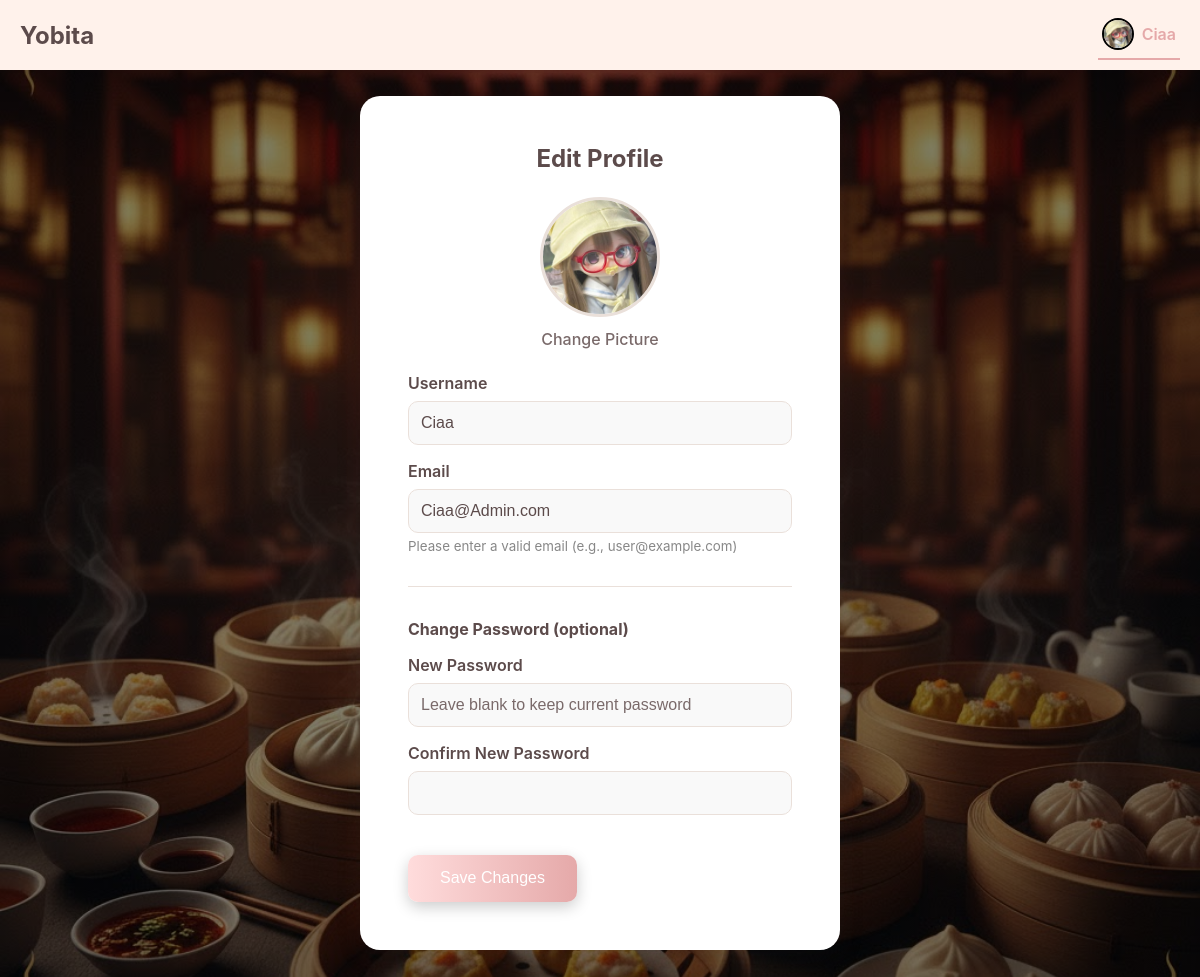
/app/profile.php (signed in), run on the app's committed database.
### tables this page shows
CREATE TABLE `staffs` (
  `id` int(10) UNSIGNED NOT NULL,
  `username` varchar(50) NOT NULL,
  `email` varchar(255) NOT NULL,
  `password` varchar(255) NOT NULL,
  `role` enum('waiter','admin','chef') NOT NULL DEFAULT 'waiter',
  `profile_picture` varchar(255) DEFAULT NULL,
  `created_at` timestamp NOT NULL DEFAULT current_timestamp()
);

### app/profile.php (the view, shortened to what this page needs)
<?php
require_once 'connection.php';
try {
    $stmt = $pdo->prepare("SELECT username, email, profile_picture FROM staffs WHERE id = ?");
    $stmt->execute([$_SESSION['user_id']]);
    $user = $stmt->fetch();
} catch (PDOException $e) {
    die("Could not fetch user data: " . $e->getMessage());
}
include '_header.php';
?>
<link rel="stylesheet" href="css/profile.css">
<div class="profile-container">
    <h2>Edit Profile</h2>
    <form action="profile.php" method="post" id="profile-form">
        <div class="pfp-section">
            <img src="<?php echo htmlspecialchars($user['profile_picture']); ?>" alt="Profile Picture" id="pfp-preview" style="animation-delay: 0.2s;">
            <label for="pfp-upload" class="pfp-upload-btn" style="animation-delay: 0.3s;">Change Picture</label>
        </div>
        <div class="form-group">
            <label for="username" style="animation-delay: 0.4s;">Username</label>
            <input type="text" id="username" name="username" value="<?php echo htmlspecialchars($user['username']); ?>" required style="animation-delay: 0.5s;">
        </div>
        <div class="form-group">
            <label for="email" style="animation-delay: 0.6s;">Email</label>
            <input type="email" id="email" name="email" value="<?php echo htmlspecialchars($user['email']); ?>" required style="animation-delay: 0.7s;">
            <small style="color: #888; display: block; margin-top: 5px;">Please enter a valid email (e.g., user@example.com)</small>
        </div>
        <hr style="animation-delay: 0.8s;">
        <h4 style="animation-delay: 0.9s;">Change Password (optional)</h4>
        <div class="form-group">
            <label for="new_password" style="animation-delay: 1.0s;">New Password</label>
            <input type="password" id="new_password" name="new_password" placeholder="Leave blank to keep current password" style="animation-delay: 1.1s;">
        </div>
        <div class="form-group">
            <label for="confirm_password" style="animation-delay: 1.2s;">Confirm New Password</label>
            <input type="password" id="confirm_password" name="confirm_password" style="animation-delay: 1.3s;">
        </div>
        <button type="submit" class="submit-btn" style="animation-delay: 1.4s;">Save Changes</button>
    </form>
</div>

### app/css/index.css (style rules this page uses)
:root { --primary: #FFDCDC; --second: #FFF2EB; --third: #ffffff; --fourth: #FFD6BA; --text-dark: #5C4B4B; --text-light: #7a6a6a; --border-color: #EAE0DA; --accent-dark: #E5A9A9; --notification: #FF3B3B; }
* { box-sizing: border-box; margin: 0; padding: 0; }
body { font-family: -apple-system, BlinkMacSystemFont, "Segoe UI", Roboto, Helvetica, Arial, sans-serif; background-color: var(--second); color: var(--text-dark); background: linear-gradient(rgba(0, 0, 0, 0.5), rgba(0, 0, 0, 0.5)), url(../image/Background.jpg) !important; background-size: cover !important; background-position: center !important; background-repeat: no-repeat !important; background-attachment: fixed !important; }

### app/css/profile.css (style rules this page uses)
.profile-container h2 { text-align: center; margin-bottom: 1.5rem; color: var(--text-dark); animation-delay: 0.1s; }
.pfp-section { text-align: center; margin-bottom: 1.5rem; }
#pfp-preview { width: 120px; height: 120px; border-radius: 50%; object-fit: cover; border: 3px solid var(--border-color); cursor: pointer; transition: border-color 0.3s; }
.pfp-upload-btn { display: block; margin: 0.5rem auto 0; cursor: pointer; color: var(--text-light); font-weight: 500; }
.form-group { margin-bottom: 1rem; }
.form-group label { display: block; margin-bottom: 0.5rem; font-weight: 600; color: var(--text-dark); }
.form-group input[type="text"], .form-group input[type="email"], .form-group input[type="password"], .form-group input[type="number"] { width: 100%; padding: 0.75rem; border: 1px solid var(--border-color); border-radius: 10px; font-size: 1rem; box-sizing: border-box; background-color: #f9f9f9; color: var(--text-dark); }
.form-group input::placeholder { color: var(--text-light); }
hr { border: none; border-top: 1px solid var(--border-color); margin: 2rem 0; animation-delay: 0.8s; }
h4 { color: var(--text-dark); margin-bottom: 1rem; }
.submit-btn { width: auto; padding: 0.9rem 2rem; background: linear-gradient(to right, var(--primary), var(--accent-dark)); color: white; border: none; border-radius: 10px; font-size: 1rem; cursor: pointer; transition: all 0.3s ease; box-shadow: 0 5px 15px rgba(0, 0, 0, 0.2); margin-top: 1.5rem; }

### data on the page
staffs: profile_picture (picture), username "Ciaa", email "Ciaa@Admin.com"

### other printed values
$_SESSION['username'] "Ciaa"
